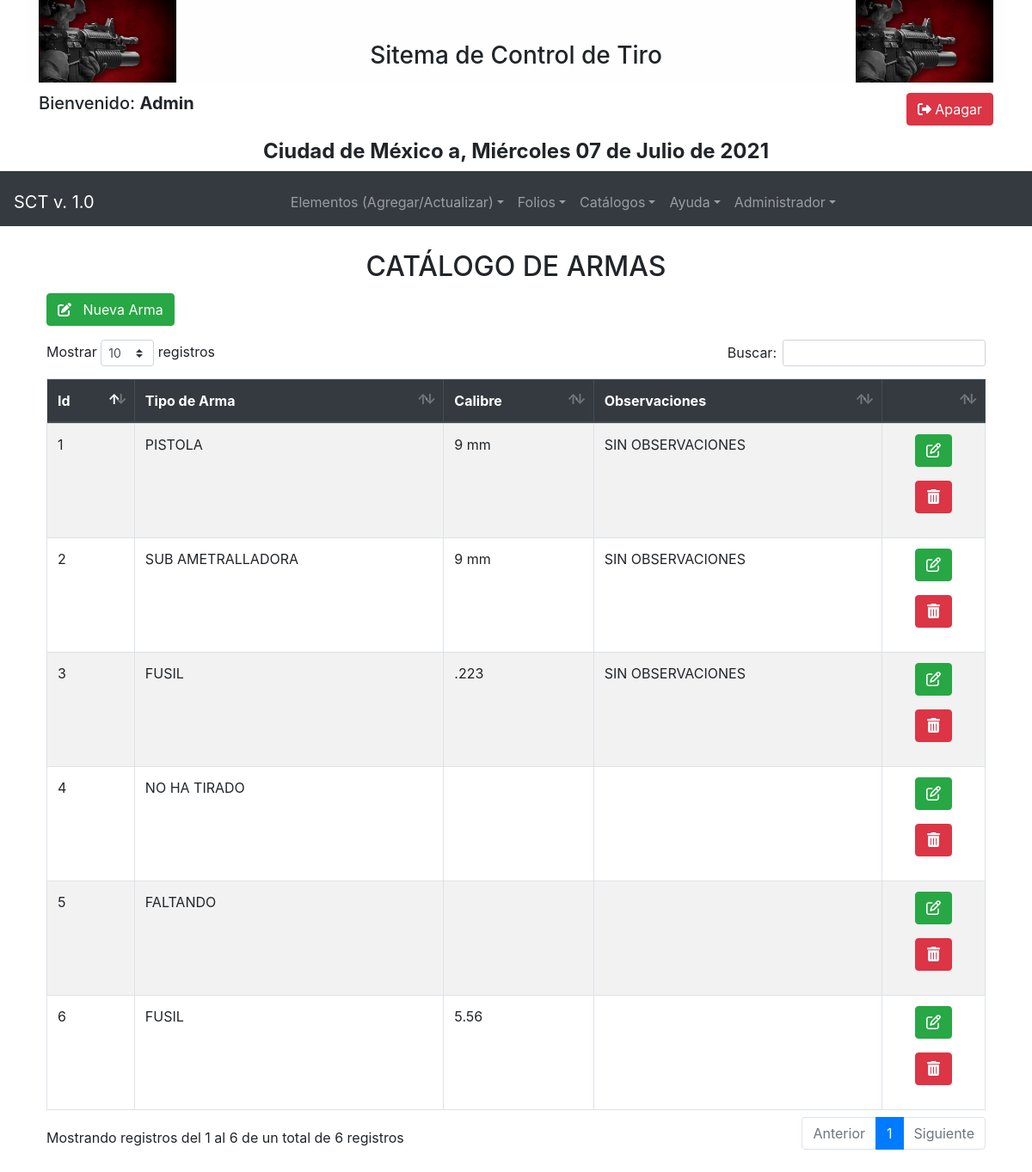
The app's page /catarmas.php (signed in) with its own data.
### tables this page shows
CREATE TABLE IF NOT EXISTS `catarmas` (
  `idcatarmas` int NOT NULL AUTO_INCREMENT,
  `tipoarma` varchar(100) NOT NULL,
  `calibre` varchar(10) NOT NULL,
  `observaciones` varchar(300) NOT NULL,
  PRIMARY KEY (`idcatarmas`)
);

### conexion.php (called while the page is built, shortened)
<?php
    class Connectsisanti {
        public function __construct(){
            try{
            $this->conexionBBDD = new PDO("mysql:host=".DB_SERVER.";dbname=".DB_NOMBRE,DB_USUARIO,DB_PASS);
            $this->conexionBBDD->setAttribute(PDO::ATTR_ERRMODE, PDO::ERRMODE_EXCEPTION);
            $this->conexionBBDD->exec(DB_CHARSET);
            return $this->conexionBBDD;
            }catch (Exception $e){
                echo "<script> alert('ERROR EN LA CONEXION DE LA BASE DE DATOS\n VERIFIQUE CON EL ADMINISTRADOR');</script>";
            }
        }
    }
?>

### sqlmetodos.php (called while the page is built, shortened)
<?php
  require 'conexion.php';
    class Consultainfo extends Connectsisanti{
        public function get_informacion($sql){
            try{
                $query = $this->conexionBBDD->prepare($sql);
                $query->execute(array());
                $resultado = $query->fetchAll(PDO::FETCH_ASSOC);
                return $resultado;
                $this->conexionBBDD = null;
            }catch (Exception $e){
                die("Error con la Conexi&oacute;n de la BBDD de FUERZA DE TAREA".$e);
            }
        }
    }
?>

### catarmas.php (the view, shortened to what this page needs)
<?php
include ("menu.php");
include ("heather-and-footer.php");
include ("sqlmetodos.php");
?>
<!DOCTYPE html>
<html lang="es">
	<body>
<?php
	$list_arma = new Consultainfo();
	$arma = $list_arma->get_informacion("select * from catarmas");
?>
<div class="container p-4">
	<div class="row p-1">
		<div class="col-md-12">
			<h2 class="text-center">CAT&Aacute;LOGO DE ARMAS</h2>
		</div>
	</div>
	<button id="nuevo" class="btn btn-success" onclick="registrarNuevaArma()" data-toggle="tooltip" data-placement="bottom" title="Agregar">
		<i class="fas fa-edit"></i> &nbsp; Nueva Arma
	</button>
	<div class="row pt-3">
		<div class="col-md-12">
			<table id="tableSectores" class="table table-striped table-hover table-bordered">
				<thead class="thead-dark">
					<th>Id</th>
					<th>Tipo de Arma</th>
					<th>Calibre</th>
					<th>Observaciones</th>
					<th></th>
				</thead>
				<tbody>
				<?php
					foreach($arma as $detarma):
				?>
					<tr>
						<td><?php echo $detarma["idcatarmas"]; ?></td>
						<td><?php echo $detarma["tipoarma"]; ?></td>
						<td><?php echo $detarma["calibre"]; ?></td>
						<td><?php echo $detarma["observaciones"]; ?></td>
						<td>
							<div class="text-center">
                                <div class="form-group">
								    <button type="button" class="btn btn-success"
									    data-toggle="tooltip" data-placement="bottom" title="Actualizar"
										onclick="consultaArma(<?php echo $detarma['idcatarmas']; ?>)">
									    <i class="far fa-edit" style="width: 17px; height:17px;"></i>
									</button>
								</div>
								<div class="form-group">
								    <button type="button" class="btn btn-danger"
									    data-toggle="tooltip" data-placement="bottom" title="Eliminar"
										onclick="eliminarArma(<?php echo $detarma['idcatarmas']?>)">
									    <i class="fas fa-trash-alt" style="width: 17px; height:17px;"></i>
								    </button>
                                </div>
							</div>
						</td>
					</tr>
				<?php
					endforeach;
				?>
				</tbody>
			</table>
		</div>
	</div>
</div>
  </body>
</html>

### records on screen
catarmas: idcatarmas "1", tipoarma "PISTOLA", calibre "9 mm", observaciones "SIN OBSERVACIONES"
catarmas: idcatarmas "2", tipoarma "SUB AMETRALLADORA", calibre "9 mm", observaciones "SIN OBSERVACIONES"
catarmas: idcatarmas "3", tipoarma "FUSIL", calibre ".223", observaciones "SIN OBSERVACIONES"
catarmas: idcatarmas "4", tipoarma "NO HA TIRADO"
catarmas: idcatarmas "5", tipoarma "FALTANDO"
catarmas: idcatarmas "6", tipoarma "FUSIL", calibre "5.56"
